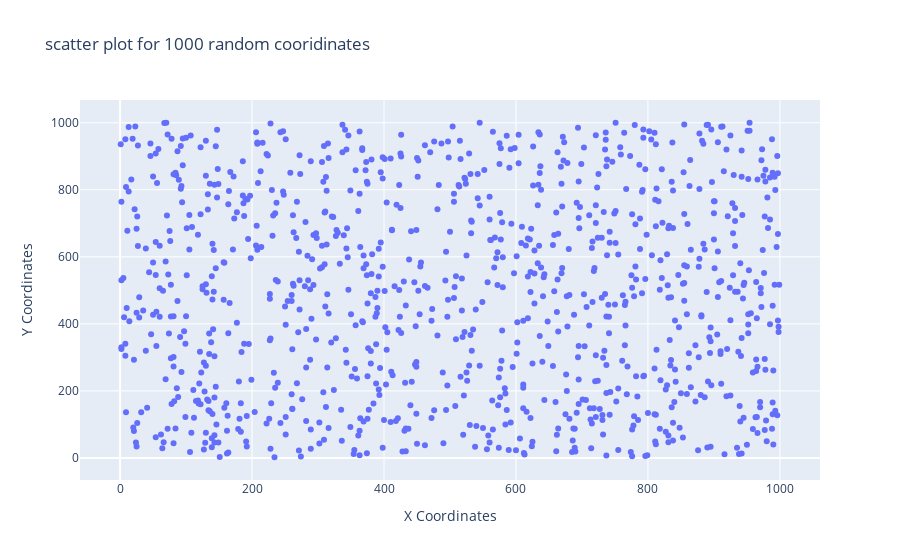

Source (notebook cell):
### Markdown cell above
1. Write a program to draw a scatter plot for random 1000 x and y coordinates

### Code cell
def plotly_scatter(x,y):
    
    """
    Description:
        Plots a scatter plot for the given x and y coordinates using Plotly.

    Parameters:
        x (ndarray): An array of x coordinates.
        y (ndarray): An array of y coordinates.

    Returns:
        None: This function does not return any value. It displays an interactive scatter plot.
        
    """
    fig=px.scatter(x=x,y=y,labels={'x':'X Coordinates', 'y':'Y Coordinates'},title="scatter plot for 1000 random cooridinates")

    fig.show()

def main(): 
    x = random.randint(1, 1001,1000)
    y = random.randint(1, 1001,1000)
    plotly_scatter(x,y)

if __name__=="__main__":
    main()

### Figure 1 — Plotly figure (JSON) as saved in the notebook; plotly's stock layout.template omitted (floating-point values rounded to 4 significant figures; data arrays with more than 128 entries replaced by an {"elided": "..."} marker saying what was removed)
{"data": [{"hovertemplate": "X Coordinates=%{x}<br>Y Coordinates=%{y}<extra></extra>", "legendgroup": "", "marker": {"color": "#636efa", "symbol": "circle"}, "mode": "markers", "name": "", "orientation": "v", "showlegend": false, "type": "scatter", "x": {"elided": "1000 int values"}, "xaxis": "x", "y": {"elided": "1000 int values"}, "yaxis": "y"}], "layout": {"legend": {"tracegroupgap": 0}, "title": {"text": "scatter plot for 1000 random cooridinates"}, "xaxis": {"anchor": "y", "domain": [0, 1], "title": {"text": "X Coordinates"}}, "yaxis": {"anchor": "x", "domain": [0, 1], "title": {"text": "Y Coordinates"}}}}
